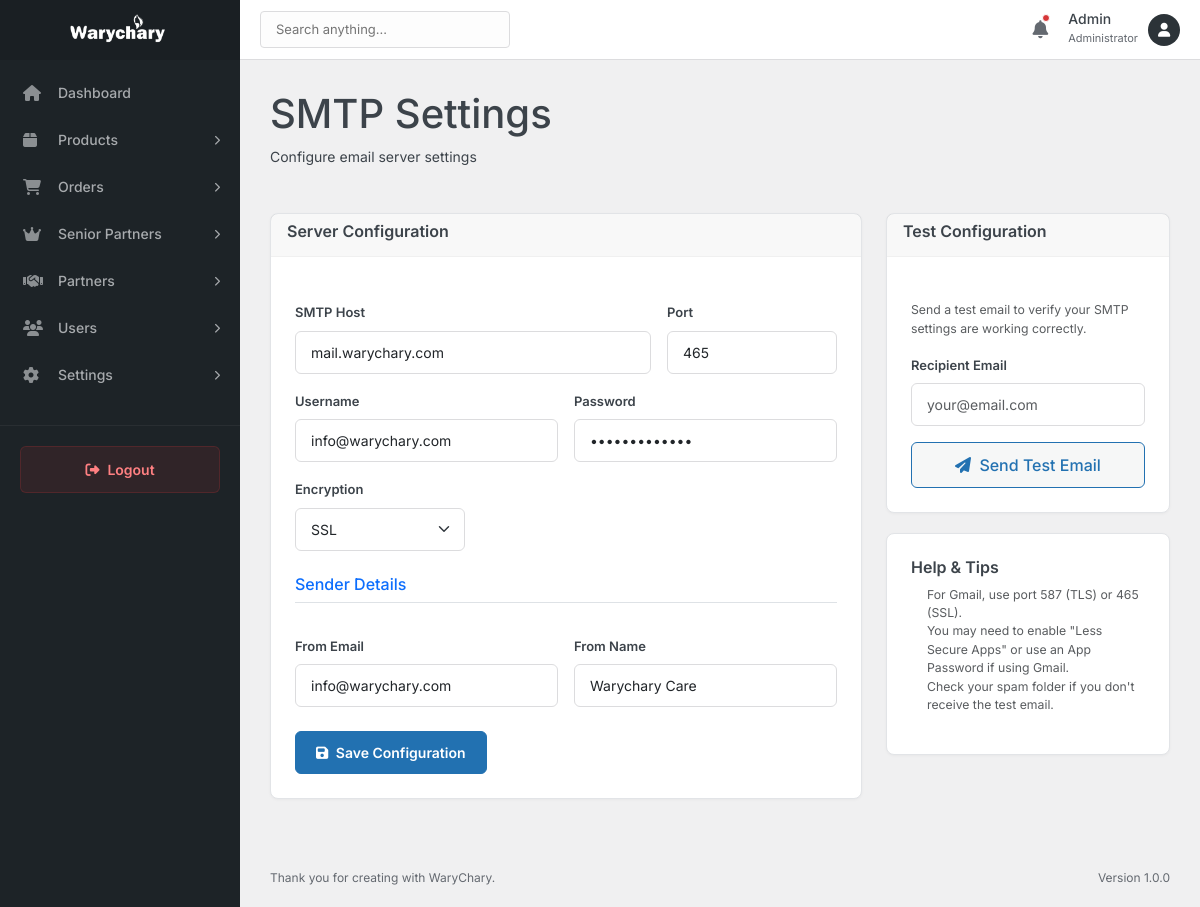
Screenshot of /admin/settings/smtp-settings.php (signed in) with the database file from the repository.
### tables this page shows
CREATE TABLE `smtp_settings` (
  `id` int(11) NOT NULL,
  `host` varchar(255) NOT NULL,
  `username` varchar(255) NOT NULL,
  `password` varchar(255) NOT NULL,
  `port` int(5) NOT NULL,
  `encryption` enum('tls','ssl','none') DEFAULT 'tls',
  `from_email` varchar(255) NOT NULL,
  `from_name` varchar(255) NOT NULL,
  `updated_at` timestamp NULL DEFAULT current_timestamp() ON UPDATE current_timestamp()
);

### admin/settings/smtp-settings.php (the view, shortened to what this page needs)
<?php
include_once __DIR__ . '/../includes/header.php';
$database = new Database();
$db = $database->getConnection();
$query = "SELECT * FROM smtp_settings LIMIT 1";
$stmt = $db->prepare($query);
$stmt->execute();
$settings = $stmt->fetch(PDO::FETCH_ASSOC);
?>
<div class="page-header">
    <div class="header-title">
        <h1>SMTP Settings</h1>
        <p>Configure email server settings</p>
    </div>
</div>
<div class="row">
    <div class="col-lg-8">
        <div class="card">
            <div class="card-header">
                <h5 class="card-title mb-0">Server Configuration</h5>
            </div>
            <div class="card-body">
                <form action="" method="POST">
                    <div class="row g-3">
                        <div class="col-md-8">
                            <label class="form-label">SMTP Host</label>
                            <input type="text" name="host" class="form-control" value="<?php echo htmlspecialchars($settings['host'] ?? ''); ?>" required placeholder="smtp.example.com">
                        </div>
                        <div class="col-md-4">
                            <label class="form-label">Port</label>
                            <input type="number" name="port" class="form-control" value="<?php echo htmlspecialchars($settings['port'] ?? ''); ?>" required placeholder="587">
                        </div>
                        <div class="col-md-6">
                            <label class="form-label">Username</label>
                            <input type="text" name="username" class="form-control" value="<?php echo htmlspecialchars($settings['username'] ?? ''); ?>" required>
                        </div>
                        <div class="col-md-6">
                            <label class="form-label">Password</label>
                            <input type="password" name="password" class="form-control" value="<?php echo htmlspecialchars($settings['password'] ?? ''); ?>" required>
                        </div>
                        <div class="col-md-4">
                            <label class="form-label">Encryption</label>
                            <select name="encryption" class="form-select">
                                <option value="ssl" <?php echo (($settings['encryption'] ?? '') == 'ssl') ? 'selected' : ''; ?>>SSL</option>
                            </select>
                        </div>
                        <div class="col-12 mt-4">
                            <h6 class="text-primary border-bottom pb-2 mb-3">Sender Details</h6>
                        </div>
                        <div class="col-md-6">
                            <label class="form-label">From Email</label>
                            <input type="email" name="from_email" class="form-control" value="<?php echo htmlspecialchars($settings['from_email'] ?? ''); ?>" required placeholder="no-reply@domain.com">
                        </div>
                        <div class="col-md-6">
                            <label class="form-label">From Name</label>
                            <input type="text" name="from_name" class="form-control" value="<?php echo htmlspecialchars($settings['from_name'] ?? ''); ?>" required placeholder="Site Admin">
                        </div>
                        <div class="col-12 mt-4">
                            <button type="submit" name="save_settings" class="btn btn-primary">
                                <i class="fas fa-save me-1"></i> Save Configuration
                            </button>
                        </div>
                    </div>
                </form>
            </div>
        </div>
    </div>
    <div class="col-lg-4">
        <div class="card">
            <div class="card-header">
                <h5 class="card-title mb-0">Test Configuration</h5>
            </div>
            <div class="card-body">
                <p class="text-muted small">Send a test email to verify your SMTP settings are working correctly.</p>
                <form action="" method="POST">
                    <div class="mb-3">
                        <label class="form-label">Recipient Email</label>
                        <input type="email" name="test_recipient" class="form-control" required placeholder="your@email.com">
                    </div>
                    <button type="submit" name="test_email" class="btn btn-secondary w-100">
                        <i class="fas fa-paper-plane me-1"></i> Send Test Email
                    </button>
                </form>
            </div>
        </div>
        <div class="card mt-3">
             <div class="card-body">
                <h6 class="card-title">Help & Tips</h6>
                <ul class="text-muted small ps-3">
                    <li>For Gmail, use port 587 (TLS) or 465 (SSL).</li>
                    <li>You may need to enable "Less Secure Apps" or use an App Password if using Gmail.</li>
                    <li>Check your spam folder if you don't receive the test email.</li>
                </ul>
             </div>
        </div>
    </div>
</div>
<?php include_once __DIR__ . '/../includes/footer.php'; ?>

### admin/assets/css/admin.css (style rules this page uses)
:root { --admin-bg: #f0f0f1; --sidebar-bg: #1d2327; --sidebar-hover: #2c3338; --sidebar-active: #2271b1; --sidebar-text: #f0f0f1; --sidebar-text-muted: #a7aaad; --primary-color: #2271b1; --primary-hover: #135e96; --text-main: #3c434a; --text-muted: #646970; --border-color: #dcdcde; --card-bg: #ffffff; --danger: #d63638; --success: #00a32a; --warning: #dba617; --sidebar-width: 240px; --header-height: 60px; }
* { box-sizing: border-box; margin: 0; padding: 0; }
body { font-family: 'Inter', -apple-system, BlinkMacSystemFont, "Segoe UI", Roboto, Oxygen-Sans, Ubuntu, Cantarell, "Helvetica Neue", sans-serif; background-color: var(--admin-bg); color: var(--text-main); font-size: 14px; line-height: 1.5; }
ul { list-style: none; }
.page-header { display: flex; justify-content: space-between; align-items: center; margin-bottom: 30px; }
.card-header { display: flex; justify-content: space-between; align-items: center; margin-bottom: 20px; padding-bottom: 15px; border-bottom: 1px solid #f0f0f0; }
.card-title { font-size: 16px; font-weight: 600; color: var(--text-main); }
.form-label { font-weight: 600; color: var(--text-main); font-size: 13px; margin-bottom: 8px; }
.form-control, .form-select { border-radius: 6px; border: 1px solid var(--border-color); padding: 10px 15px; font-size: 14px; transition: all 0.2s; box-shadow: none !important; }
.card { border: 1px solid #e2e4e7; border-radius: 8px; box-shadow: 0 1px 3px rgba(0, 0, 0, 0.04); background-color: #fff; margin-bottom: 20px; }
.card-body { padding: 24px; }
.btn-primary { background-color: var(--primary-color); border-color: var(--primary-color); padding: 10px 20px; font-weight: 600; font-size: 14px; }
.btn-secondary { background-color: #f6f7f7; color: var(--primary-color); border: 1px solid var(--primary-color); padding: 10px 20px; font-weight: 500; }

### rows the page displays
smtp_settings: host "mail.warychary.com", port "465", username "info@warychary.com", encryption "SSL", from_email "info@warychary.com", from_name "Warychary Care"
